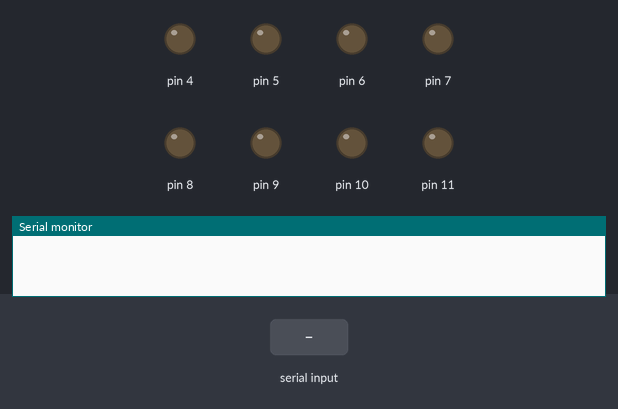
Bench run of a sketch on a simulated Arduino Uno, built with avr-gcc and run on an emulated ATmega328P. Parts: output pins drawn as LEDs (lit = HIGH), the last lines printed to the serial monitor. The inputs (shaded band) are chosen by the test bench.

Above: at 1.2 s.
1.3 s: "1\n" received over Serial
At 2.8 s:
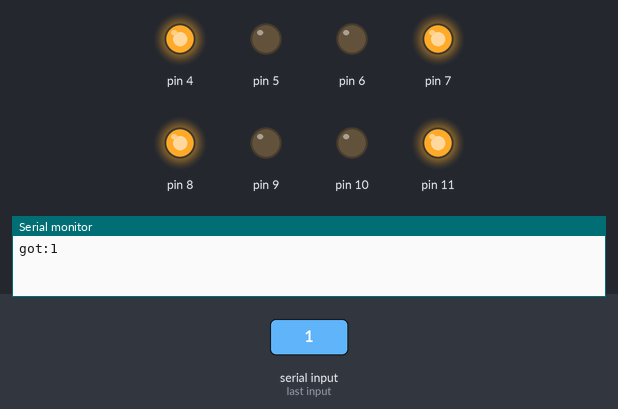
3.8 s: "2\n" received over Serial
At 5.8 s:
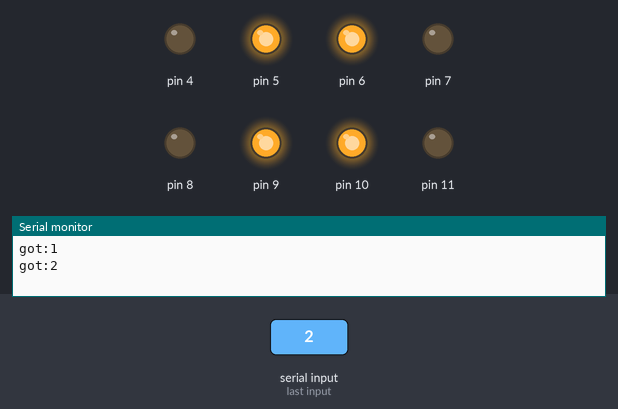
6.3 s: "4\n" received over Serial
At 7.8 s:
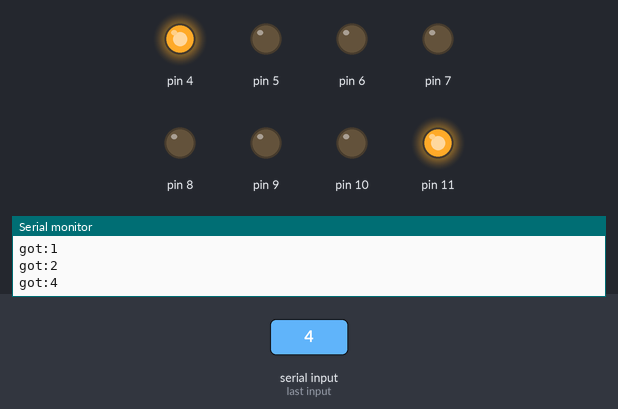
8.8 s: "5\n" received over Serial
At 10.9 s:
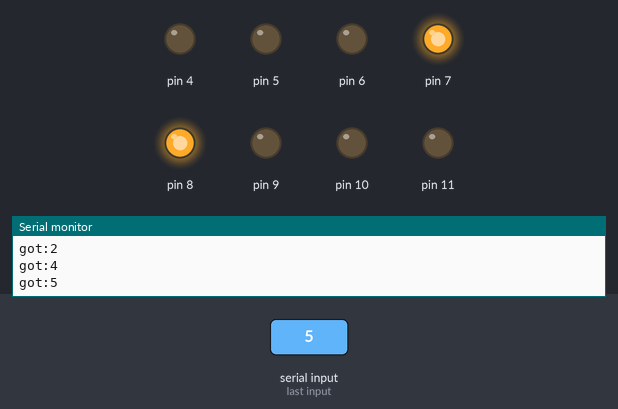
11.3 s: "3\n" received over Serial
At 12.8 s:
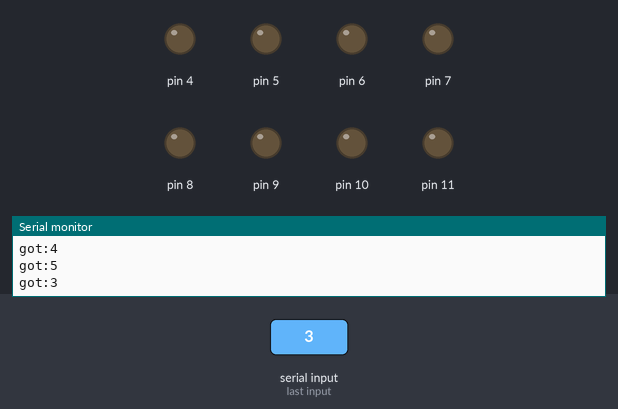
Timing chart, 0 to 14.3 s (numbered marks = the images above; inputs shaded):
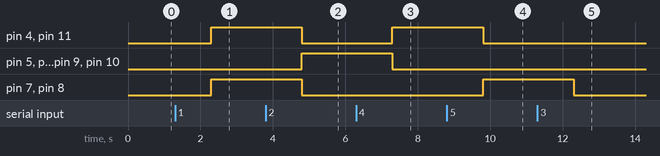

Measured:
- after the input at 1.3 s, pin 4, pin 7, pin 8, pin 11: LOW → HIGH after 1.0 s
- after the input at 3.8 s, pin 4, pin 7, pin 8, pin 11: HIGH → LOW after 1.0 s; pin 5, pin 6, pin 9, pin 10: LOW → HIGH after 1.0 s
- after the input at 6.3 s, pin 4, pin 11: LOW → HIGH after 1.0 s; pin 5, pin 6, pin 9, pin 10: HIGH → LOW after 1.0 s
- after the input at 8.8 s, pin 4, pin 11: HIGH → LOW after 1.0 s; pin 7, pin 8: LOW → HIGH after 1.0 s
- after the input at 11.3 s, pin 7, pin 8: HIGH → LOW after 1.0 s

The sketch:

Uno.ino
```cpp
String mystr = "0";

void setup()
{
Serial.begin(9600);           // start serial for output
pinMode(4, OUTPUT);
pinMode(5, OUTPUT);
pinMode(6, OUTPUT);
pinMode(7, OUTPUT);
pinMode(8, OUTPUT);
pinMode(9, OUTPUT);
pinMode(10, OUTPUT);
pinMode(11, OUTPUT);

}


// function that executes whenever data is received from master
// this function is registered as an event, see setup()
void loop()
{
  mystr=Serial.readString();
  int inInt = mystr.toInt();    // receive byte as an integer
  if(inInt!=0){
      Serial.print("got:");
      Serial.println(inInt);
  }
  if(inInt == 1){
      digitalWrite(4,HIGH);
  digitalWrite(5,LOW);

  digitalWrite(6,LOW);
  digitalWrite(7,HIGH);

  digitalWrite(8,HIGH);
  digitalWrite(9,LOW);

  digitalWrite(10,LOW);
  digitalWrite(11,HIGH);
    }
    if(inInt == 2){
      digitalWrite(4,LOW);
  digitalWrite(5,HIGH);

  digitalWrite(6,HIGH);
  digitalWrite(7,LOW);

  digitalWrite(8,LOW);
  digitalWrite(9,HIGH);

  digitalWrite(10,HIGH);
  digitalWrite(11,LOW);
    }
    if(inInt == 3){
      digitalWrite(4,LOW);
  digitalWrite(5,LOW);

  digitalWrite(6,LOW);
  digitalWrite(7,LOW);

  digitalWrite(8,LOW);
  digitalWrite(9,LOW);

  digitalWrite(10,LOW);
  digitalWrite(11,LOW);
    }
    if(inInt == 4){
      digitalWrite(4,HIGH);
  digitalWrite(5,LOW);
  digitalWrite(6,LOW);
  digitalWrite(7,LOW);
digitalWrite(8,LOW);
  digitalWrite(9,LOW);
digitalWrite(10,LOW);
  digitalWrite(11,HIGH);

    }
    if(inInt == 5){
digitalWrite(4,LOW);
  digitalWrite(5,LOW);
  digitalWrite(6,LOW);
  digitalWrite(7,HIGH);
digitalWrite(8,HIGH);
  digitalWrite(9,LOW);
digitalWrite(10,LOW);
  digitalWrite(11,LOW);
    }
}
```
